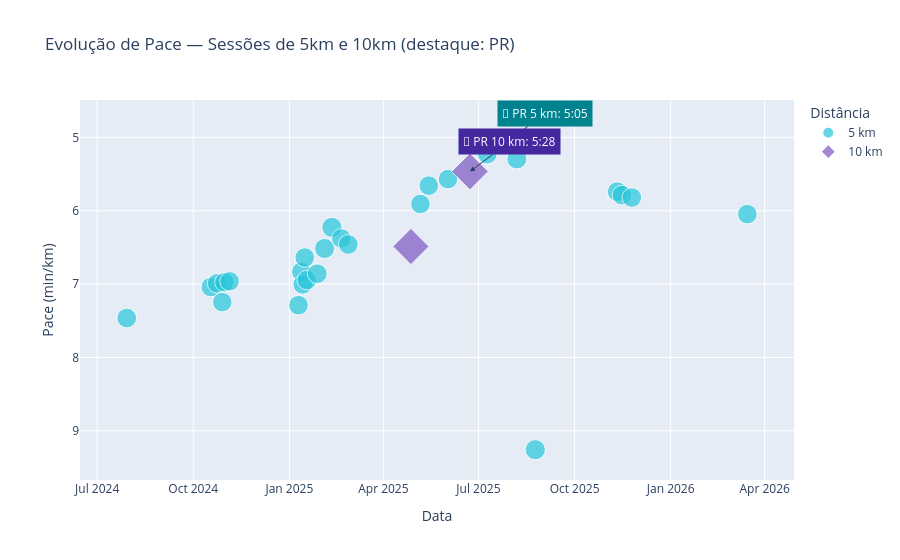

The notebook cell saved with this chart:
### Markdown cell above
---
## 🏃 Pilar 2 — Recordes de Pace por Distância Alvo (5km e 10km)
> Isola sessões próximas de provas-padrão para medir performance real. O **PR** (Personal Record) é destacado com anotação. A diferença entre PR e pace médio revela a **margem de evolução** disponível.

### Code cell
RUN_TYPES = ['Run', 'TrailRun', 'VirtualRun']

def sessoes_prova(df, dist_range, label):
    low, high = dist_range
    d = df[
        df['sport_type'].isin(RUN_TYPES) &
        df['distance'].between(low, high) &
        df['pace_min_km'].between(2.5, 15)
    ].copy()
    d['label']    = label
    d['pace_str'] = d['pace_min_km'].apply(fmt_pace)
    return d

d5  = sessoes_prova(df, RANGE_5K,  '5 km')
d10 = sessoes_prova(df, RANGE_10K, '10 km')

for grupo, nome in [(d5, '5 km'), (d10, '10 km')]:
    if grupo.empty:
        print(f'⚠️  Nenhuma sessão de {nome} encontrada.'); continue
    pr      = grupo['pace_min_km'].min()
    media   = grupo['pace_min_km'].mean()
    pr_data = grupo.loc[grupo['pace_min_km'].idxmin(), 'start_date_local']
    margem  = (media - pr) / media * 100
    print(f'\n🏅 {nome} — {len(grupo)} sessões')
    print(f'   🥇 PR            : {fmt_pace(pr)}/km  ({pr_data.strftime("%d/%m/%Y")})')
    print(f'   📊 Pace médio    : {fmt_pace(media)}/km')
    print(f'   📈 Margem de melhora: {margem:.1f}% (diferença PR → médio)')

todos = pd.concat([d5, d10], ignore_index=True)
if not todos.empty:
    fig = px.scatter(
        todos, x='start_date_local', y='pace_min_km',
        color='label', symbol='label', size='dist_km',
        hover_data=['name','dist_km','pace_str'],
        title='Evolução de Pace — Sessões de 5km e 10km (destaque: PR)',
        labels={'start_date_local':'Data','pace_min_km':'Pace (min/km)','label':'Distância'},
        color_discrete_map={'5 km':'#26C6DA','10 km':'#7E57C2'}
    )
    fig.update_yaxes(autorange='reversed')
    for grupo, cor in [(d5,'#00838F'), (d10,'#4527A0')]:
        if grupo.empty: continue
        pr_row = grupo.loc[grupo['pace_min_km'].idxmin()]
        fig.add_annotation(
            x=pr_row['start_date_local'], y=pr_row['pace_min_km'],
            text=f"🥇 PR {pr_row['label']}: {pr_row['pace_str']}",
            showarrow=True, arrowhead=2, bgcolor=cor, font_color='white',
            borderpad=4, ax=40, ay=-30
        )
    fig.show()

### Figure 1 — Plotly figure (JSON) as saved in the notebook; plotly's stock layout.template omitted (floating-point values rounded to 4 significant figures)
{"data": [{"customdata": [["Morning Run", 5.101, "7:28"], ["Evening Run - first 5k run at home", 5.062, "7:02"], ["Evening Run", 4.991, "6:59"], ["Evening Run | 12°C na disciplina 🥶", 5.001, "7:15"], ["Evening Run", 4.951, "6:59"], ["Evening Run", 4.944, "6:58"], ["Afternoon Run", 5.024, "7:17"], ["Lunch Run", 4.977, "6:50"], ["Afternoon Run 7°C", 4.947, "7:00"], ["Afternoon Run 7°C", 5.019, "6:38"], ["Afternoon Run", 5.046, "6:57"], ["Afternoon Run", 5.088, "6:52"], ["Evening Run", 5.217, "6:31"], ["Afternoon Run", 5.295, "6:14"], ["Evening Run - curtindo o presente de aniversario 🗿", 5.005, "6:23"], ["Morning Run 2°C", 5.07, "6:28"], ["Morning Run", 5.007, "5:55"], ["Lunch Run", 5.014, "5:39"], ["Evening Run", 5.007, "5:34"], ["Morning Run", 5.127, "5:14"], ["Morning Run", 5.056, "5:05"], ["Afternoon Run", 5.229, "5:18"], ["Morning Run - Run & Bass", 5.334, "9:15"], ["Evening Run", 5.088, "5:44"], ["Morning Run", 5.064, "5:47"], ["Evening Run", 5.015, "5:49"], ["Morning Run", 5.011, "6:03"]], "hovertemplate": "Distância=5 km<br>Data=%{x}<br>Pace (min/km)=%{y}<br>dist_km=%{customdata[1]}<br>name=%{customdata[0]}<br>pace_str=%{customdata[2]}<extra></extra>", "legendgroup": "5 km", "marker": {"color": "#26C6DA", "size": [5.101, 5.062, 4.991, 5.001, 4.951, 4.944, 5.024, 4.977, 4.947, 5.019, 5.046, 5.088, 5.217, 5.295, 5.005, 5.07, 5.007, 5.014, 5.007, 5.127, 5.056, 5.229, 5.334, 5.088, 5.064, 5.015, 5.011], "sizemode": "area", "sizeref": 0.02611, "symbol": "circle"}, "mode": "markers", "name": "5 km", "orientation": "v", "showlegend": true, "type": "scatter", "x": ["2024-07-29T08:01:58+00:00", "2024-10-17T19:25:49+00:00", "2024-10-23T19:21:40+00:00", "2024-10-28T19:18:26+00:00", "2024-10-30T19:06:56+00:00", "2024-11-04T19:31:12+00:00", "2025-01-09T16:26:48+00:00", "2025-01-12T11:01:04+00:00", "2025-01-13T17:40:01+00:00", "2025-01-15T17:26:56+00:00", "2025-01-17T17:52:59+00:00", "2025-01-27T17:18:34+00:00", "2025-02-03T17:31:16+00:00", "2025-02-10T17:22:41+00:00", "2025-02-19T18:00:41+00:00", "2025-02-26T09:39:31+00:00", "2025-05-06T10:25:14+00:00", "2025-05-14T11:17:34+00:00", "2025-06-01T20:05:55+00:00", "2025-07-09T10:07:21+00:00", "2025-07-26T09:43:54+00:00", "2025-08-06T17:33:08+00:00", "2025-08-24T09:24:03+00:00", "2025-11-10T20:18:02+00:00", "2025-11-15T08:19:23+00:00", "2025-11-24T19:35:32+00:00", "2026-03-15T09:30:17+00:00"], "xaxis": "x", "y": [7.462, 7.04, 6.99, 7.245, 6.975, 6.962, 7.288, 6.831, 7.005, 6.638, 6.946, 6.859, 6.514, 6.226, 6.377, 6.46, 5.908, 5.657, 5.569, 5.227, 5.083, 5.294, 9.258, 5.739, 5.786, 5.82, 6.047], "yaxis": "y"}, {"customdata": [["Morning Run - 10 km Madrid Series 🇪🇸", 10.17, "6:29"], ["Night Run - Barcelona 32°C", 10.44, "5:28"]], "hovertemplate": "Distância=10 km<br>Data=%{x}<br>Pace (min/km)=%{y}<br>dist_km=%{customdata[1]}<br>name=%{customdata[0]}<br>pace_str=%{customdata[2]}<extra></extra>", "legendgroup": "10 km", "marker": {"color": "#7E57C2", "size": [10.17, 10.44], "sizemode": "area", "sizeref": 0.02611, "symbol": "diamond"}, "mode": "markers", "name": "10 km", "orientation": "v", "showlegend": true, "type": "scatter", "x": ["2025-04-27T08:11:20+00:00", "2025-06-22T21:05:43+00:00"], "xaxis": "x", "y": [6.487, 5.464], "yaxis": "y"}], "layout": {"annotations": [{"arrowhead": 2, "ax": 40, "ay": -30, "bgcolor": "#00838F", "borderpad": 4, "font": {"color": "white"}, "showarrow": true, "text": "🥇 PR 5 km: 5:05", "x": "2025-07-26T09:43:54+00:00", "y": 5.083}, {"arrowhead": 2, "ax": 40, "ay": -30, "bgcolor": "#4527A0", "borderpad": 4, "font": {"color": "white"}, "showarrow": true, "text": "🥇 PR 10 km: 5:28", "x": "2025-06-22T21:05:43+00:00", "y": 5.464}], "legend": {"itemsizing": "constant", "title": {"text": "Distância"}, "tracegroupgap": 0}, "title": {"text": "Evolução de Pace — Sessões de 5km e 10km (destaque: PR)"}, "xaxis": {"anchor": "y", "domain": [0, 1], "title": {"text": "Data"}}, "yaxis": {"anchor": "x", "autorange": "reversed", "domain": [0, 1], "title": {"text": "Pace (min/km)"}}}}
